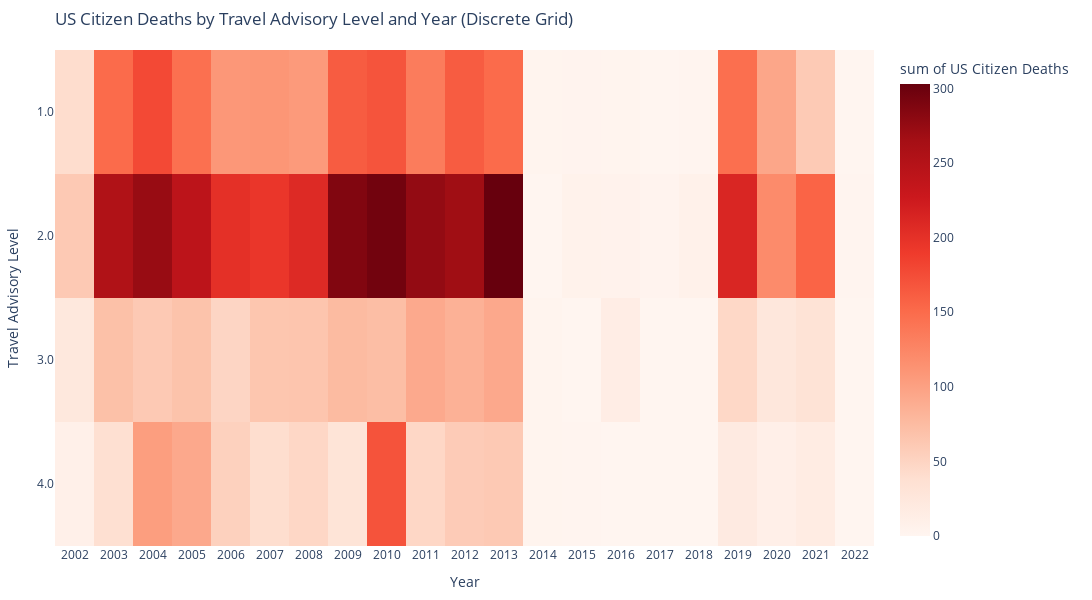

The notebook cell saved with this chart:
### Code cell
import pandas as pd
import plotly.express as px

# -------------------
# 1. Load Data
# -------------------
deaths = pd.read_csv("../../data/processed/us_citizen_deaths_overseas_processed.csv")
advisories = pd.read_csv("../../data/processed/Travel_Advisories_Processed.csv")

deaths.columns = deaths.columns.str.strip().str.lower().str.replace(" ", "_")
advisories.columns = advisories.columns.str.strip().str.lower().str.replace(" ", "_")

# -------------------
# 2. Prepare Datasets
# -------------------
deaths['country'] = deaths['country'].str.lower()
advisories['country'] = advisories['country'].str.lower()

# Map advisory levels (latest available)
advisory_map = advisories[['country', 'advisory_level_number']]

# Merge deaths with advisory levels
merged = pd.merge(deaths, advisory_map, on='country', how='left')
merged = merged.dropna(subset=['advisory_level_number'])

# -------------------
# 3. Group by (year, advisory level)
# -------------------
heatmap_data = merged.groupby(['year', 'advisory_level_number']).size().reset_index(name='death_count')

# -------------------
# 4. Make BOTH year and advisory level DISCRETE
# -------------------
heatmap_data['advisory_level_number'] = heatmap_data['advisory_level_number'].astype(str)
heatmap_data['year'] = heatmap_data['year'].astype(str)

# -------------------
# 5. Create Heatmap
# -------------------
fig = px.density_heatmap(
    heatmap_data,
    x="year",
    y="advisory_level_number",
    z="death_count",
    color_continuous_scale="Reds",
    labels={
        "year": "Year",
        "advisory_level_number": "Travel Advisory Level",
        "death_count": "US Citizen Deaths"
    },
    title="US Citizen Deaths by Travel Advisory Level and Year (Discrete Grid)"
)

fig.update_layout(
    yaxis=dict(autorange="reversed"),  # Level 1 at top, Level 4 at bottom
    xaxis=dict(type="category"),       # Force discrete x-axis
    width=1200,
    height=600,
    margin=dict(t=50, b=50, l=50, r=50)
)

fig.show()

### Figure 1 — Plotly figure (JSON) as saved in the notebook; plotly's stock layout.template omitted (floating-point values rounded to 4 significant figures)
{"data": [{"coloraxis": "coloraxis", "histfunc": "sum", "hovertemplate": "Year=%{x}<br>Travel Advisory Level=%{y}<br>sum of US Citizen Deaths=%{z}<extra></extra>", "name": "", "type": "histogram2d", "x": ["2002", "2002", "2002", "2002", "2003", "2003", "2003", "2003", "2004", "2004", "2004", "2004", "2005", "2005", "2005", "2005", "2006", "2006", "2006", "2006", "2007", "2007", "2007", "2007", "2008", "2008", "2008", "2008", "2009", "2009", "2009", "2009", "2010", "2010", "2010", "2010", "2011", "2011", "2011", "2011", "2012", "2012", "2012", "2012", "2013", "2013", "2013", "2013", "2014", "2014", "2014", "2015", "2015", "2015", "2016", "2016", "2016", "2017", "2018", "2018", "2019", "2019", "2019", "2019", "2020", "2020", "2020", "2020", "2021", "2021", "2021", "2021", "2022"], "xaxis": "x", "xbingroup": "x", "y": ["1.0", "2.0", "3.0", "4.0", "1.0", "2.0", "3.0", "4.0", "1.0", "2.0", "3.0", "4.0", "1.0", "2.0", "3.0", "4.0", "1.0", "2.0", "3.0", "4.0", "1.0", "2.0", "3.0", "4.0", "1.0", "2.0", "3.0", "4.0", "1.0", "2.0", "3.0", "4.0", "1.0", "2.0", "3.0", "4.0", "1.0", "2.0", "3.0", "4.0", "1.0", "2.0", "3.0", "4.0", "1.0", "2.0", "3.0", "4.0", "1.0", "3.0", "4.0", "1.0", "2.0", "4.0", "1.0", "2.0", "3.0", "2.0", "1.0", "2.0", "1.0", "2.0", "3.0", "4.0", "1.0", "2.0", "3.0", "4.0", "1.0", "2.0", "3.0", "4.0", "2.0"], "yaxis": "y", "ybingroup": "y", "z": [41, 61, 24, 9, 151, 254, 70, 38, 178, 273, 61, 103, 146, 242, 68, 93, 109, 201, 49, 53, 110, 195, 65, 40, 106, 208, 66, 47, 163, 287, 76, 31, 169, 296, 73, 170, 134, 276, 92, 47, 163, 268, 85, 59, 151, 303, 93, 61, 2, 2, 2, 3, 6, 1, 2, 5, 14, 3, 1, 8, 147, 212, 46, 19, 95, 120, 25, 10, 60, 156, 33, 16, 1]}], "layout": {"coloraxis": {"colorbar": {"title": {"text": "sum of US Citizen Deaths"}}, "colorscale": [[0, "rgb(255,245,240)"], [0.125, "rgb(254,224,210)"], [0.25, "rgb(252,187,161)"], [0.375, "rgb(252,146,114)"], [0.5, "rgb(251,106,74)"], [0.625, "rgb(239,59,44)"], [0.75, "rgb(203,24,29)"], [0.875, "rgb(165,15,21)"], [1, "rgb(103,0,13)"]]}, "height": 600, "legend": {"tracegroupgap": 0}, "margin": {"b": 50, "l": 50, "r": 50, "t": 50}, "title": {"text": "US Citizen Deaths by Travel Advisory Level and Year (Discrete Grid)"}, "width": 1200, "xaxis": {"anchor": "y", "autorange": true, "domain": [0, 1], "range": [-0.5, 20.5], "title": {"text": "Year"}, "type": "category"}, "yaxis": {"anchor": "x", "autorange": true, "domain": [0, 1], "range": [3.5, -0.5], "title": {"text": "Travel Advisory Level"}, "type": "category"}}}
